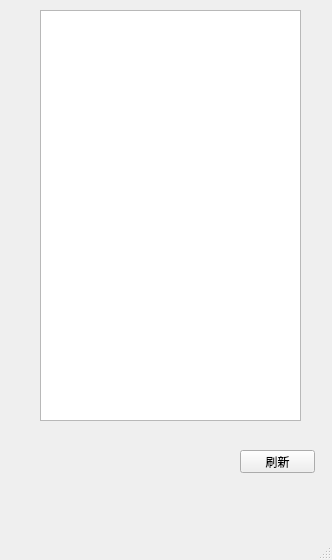
<?xml version="1.0" encoding="UTF-8"?>
<ui version="4.0">
 <class>login</class>
 <widget class="QMainWindow" name="login">
  <property name="geometry">
   <rect>
    <x>0</x>
    <y>0</y>
    <width>332</width>
    <height>560</height>
   </rect>
  </property>
  <property name="windowTitle">
   <string>MainWindow</string>
  </property>
  <widget class="QWidget" name="centralwidget">
   <widget class="QListView" name="listView">
    <property name="geometry">
     <rect>
      <x>40</x>
      <y>10</y>
      <width>261</width>
      <height>411</height>
     </rect>
    </property>
   </widget>
   <widget class="QLabel" name="label">
    <property name="geometry">
     <rect>
      <x>-10</x>
      <y>-9</y>
      <width>341</width>
      <height>571</height>
     </rect>
    </property>
    <property name="text">
     <string/>
    </property>
    <property name="pixmap">
     <pixmap>Resources/59f7ce0894556_1024.jpg</pixmap>
    </property>
   </widget>
   <widget class="QPushButton" name="pushButton">
    <property name="geometry">
     <rect>
      <x>240</x>
      <y>450</y>
      <width>75</width>
      <height>23</height>
     </rect>
    </property>
    <property name="text">
     <string>刷新</string>
    </property>
   </widget>
   <zorder>label</zorder>
   <zorder>listView</zorder>
   <zorder>pushButton</zorder>
  </widget>
  <widget class="QMenuBar" name="menubar">
   <property name="geometry">
    <rect>
     <x>0</x>
     <y>0</y>
     <width>332</width>
     <height>23</height>
    </rect>
   </property>
  </widget>
  <widget class="QStatusBar" name="statusbar"/>
 </widget>
 <resources/>
 <connections/>
</ui>
